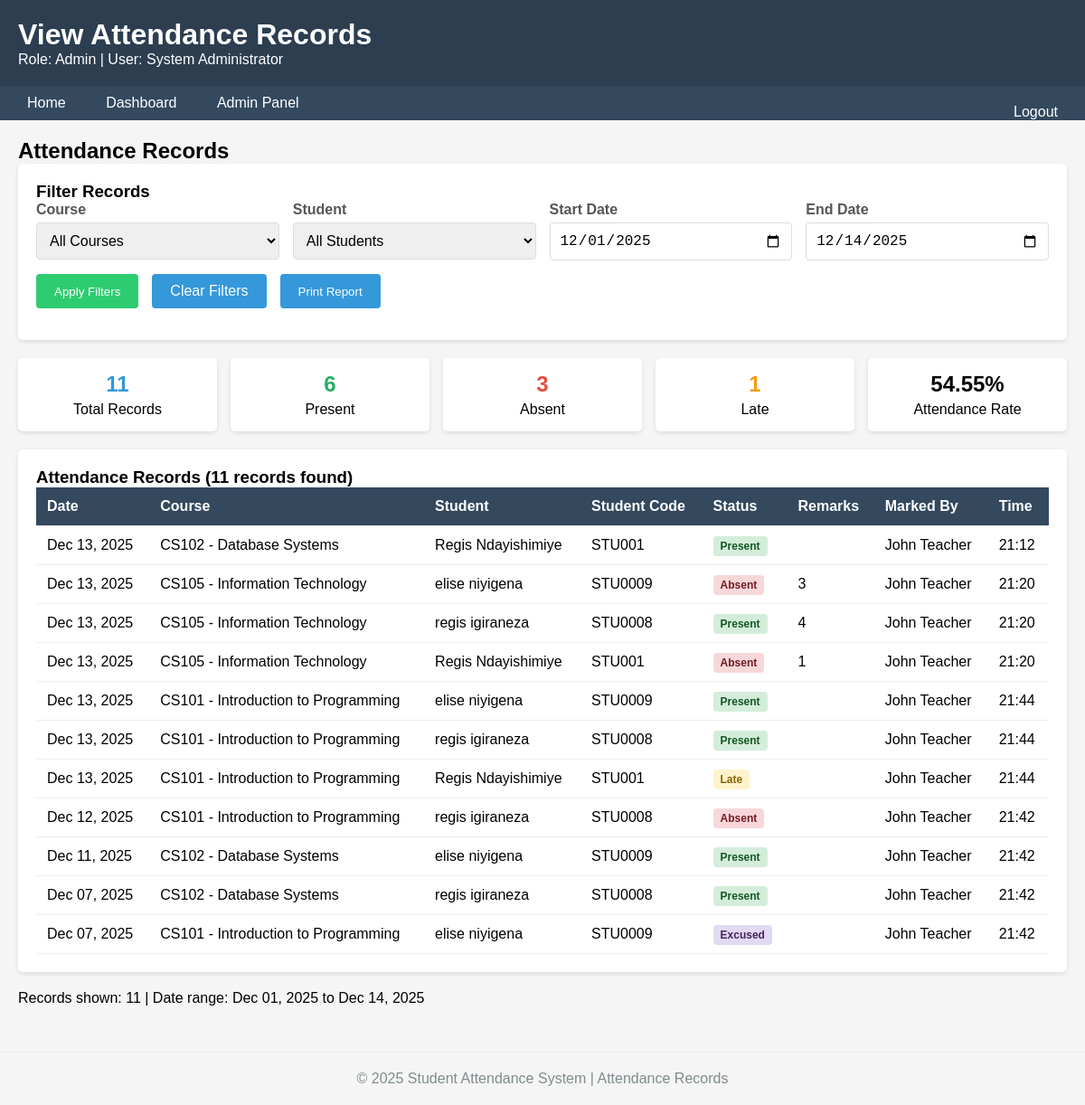
The app's page /view_attendance.php (signed in) with its own data.
### tables this page shows
CREATE TABLE `attendance` (
  `attendance_id` int(11) NOT NULL,
  `student_id` int(11) NOT NULL,
  `course_id` int(11) NOT NULL,
  `attendance_date` date NOT NULL,
  `status` enum('present','absent','late','excused') NOT NULL,
  `marked_by` int(11) DEFAULT NULL,
  `remarks` text DEFAULT NULL,
  `marked_at` timestamp NOT NULL DEFAULT current_timestamp()
);

CREATE TABLE `courses` (
  `course_id` int(11) NOT NULL,
  `course_code` varchar(20) NOT NULL,
  `course_name` varchar(200) NOT NULL,
  `teacher_id` int(11) DEFAULT NULL,
  `schedule_day` varchar(20) DEFAULT NULL,
  `schedule_time` time DEFAULT NULL,
  `created_at` timestamp NOT NULL DEFAULT current_timestamp()
);

CREATE TABLE `users` (
  `id` int(11) NOT NULL,
  `username` varchar(50) NOT NULL,
  `email` varchar(100) NOT NULL,
  `password` varchar(255) NOT NULL,
  `role` enum('admin','teacher','student') NOT NULL,
  `full_name` varchar(100) NOT NULL,
  `created_at` timestamp NOT NULL DEFAULT current_timestamp()
);

CREATE TABLE `students` (
  `student_id` int(11) NOT NULL,
  `user_id` int(11) DEFAULT NULL,
  `student_code` varchar(20) NOT NULL,
  `department` varchar(100) DEFAULT NULL,
  `year_of_study` int(11) DEFAULT NULL,
  `phone` varchar(20) DEFAULT NULL
);

### view_attendance.php (the view, shortened to what this page needs)
<?php
$conn = db_connect();
$role = $_SESSION['role'];
$start_date = $_GET['start_date'] ?? date('Y-m-01');
$end_date = $_GET['end_date'] ?? date('Y-m-d');
$attendance_records = [];
$summary = [];
$sql = "SELECT a.*,
               c.course_code, c.course_name,
               s.student_code,
               u_student.full_name as student_name,
               u_teacher.full_name as teacher_name
        FROM attendance a
        JOIN courses c ON a.course_id = c.course_id
        JOIN students s ON a.student_id = s.student_id
        JOIN users u_student ON s.user_id = u_student.id
        JOIN users u_teacher ON a.marked_by = u_teacher.id
        WHERE 1=1";
$params = [];
if (!empty($start_date)) {
    $sql .= " AND a.attendance_date >= :start_date";
    $params[':start_date'] = $start_date;
}
if (!empty($end_date)) {
    $sql .= " AND a.attendance_date <= :end_date";
    $params[':end_date'] = $end_date;
}
$sql .= " ORDER BY a.attendance_date DESC, c.course_name, u_student.full_name";
try {
    $stmt = $conn->prepare($sql);
    foreach ($params as $key => $value) {
        $stmt->bindValue($key, $value);
    }
    $stmt->execute();
    $attendance_records = $stmt->fetchAll();
} catch (PDOException $e) {
    $error = "Error loading attendance records: " . $e->getMessage();
}
if (!empty($attendance_records)) {
    $total = count($attendance_records);
    $present = 0;
    $absent = 0;
    $late = 0;
    $excused = 0;
    foreach ($attendance_records as $record) {
        switch ($record['status']) {
            case 'present': $present++; break;
            case 'absent': $absent++; break;
            case 'late': $late++; break;
            case 'excused': $excused++; break;
        }
    }
    $summary = [
        'total' => $total,
        'present' => $present,
        'absent' => $absent,
        'late' => $late,
        'excused' => $excused,
        'attendance_rate' => $total > 0 ? round(($present / $total) * 100, 2) : 0
    ];
}
?>
<!DOCTYPE html>
<html>
<head>
</head>
<body>
    <div class="header">
        <h1>View Attendance Records</h1>
        <p>Role: <?php echo ucfirst($role); ?> | User: <?php echo htmlspecialchars($_SESSION['full_name']); ?></p>
    </div>
    <div class="nav">
        <a href="index.php">Home</a>
        <a href="dashboard.php">Dashboard</a>
        <?php if ($role == 'admin'): ?>
            <a href="admin.php">Admin Panel</a>
        <?php elseif ($role == 'teacher'): ?>
            <a href="teacher.php">Teacher Panel</a>
            <a href="mark_attendance.php">Mark Attendance</a>
            <a href="view_attendance.php" style="background:#1abc9c;">View Attendance</a>
        <?php elseif ($role == 'student'): ?>
            <a href="student.php">Student Panel</a>
            <a href="view_attendance.php" style="background:#1abc9c;">My Attendance</a>
        <?php endif; ?>
        <a href="logout.php" style="float:right;">Logout</a>
    </div>
    <div class="container">
        <h2>Attendance Records</h2>
        <div class="filter-section">
            <h3>Filter Records</h3>
            <form method="GET" action="">
                <div class="form-row">
                    <?php if ($role == 'admin' || $role == 'teacher'): ?>
                        <div class="form-group">
                            <label for="course_id">Course</label>
                            <select id="course_id" name="course_id">
                                <option value="">All Courses</option>
                            </select>
                        </div>
                    <?php endif; ?>
                    <?php if ($role == 'admin'): ?>
                        <div class="form-group">
                            <label for="student_id">Student</label>
                            <select id="student_id" name="student_id">
                                <option value="">All Students</option>
                            </select>
                        </div>
                    <?php endif; ?>
                    <div class="form-group">
                        <label for="start_date">Start Date</label>
                        <input type="date" id="start_date" name="start_date" value="<?php echo htmlspecialchars($start_date); ?>">
                    </div>
                    <div class="form-group">
                        <label for="end_date">End Date</label>
                        <input type="date" id="end_date" name="end_date" value="<?php echo htmlspecialchars($end_date); ?>">
                    </div>
                </div>
                <div class="form-row">
                    <button type="submit" class="btn btn-success">Apply Filters</button>
                    <a href="view_attendance.php" class="btn">Clear Filters</a>
                    <?php if (!empty($attendance_records)): ?>
                        <button type="button" onclick="printReport()" class="btn">Print Report</button>
                    <?php endif; ?>
                </div>
            </form>
        </div>
        <?php if (!empty($attendance_records)): ?>
            <div class="summary-cards">
                <div class="summary-card">
                    <div class="summary-number total"><?php echo $summary['total']; ?></div>
                    <div>Total Records</div>
                </div>
                <div class="summary-card">
                    <div class="summary-number present"><?php echo $summary['present']; ?></div>
                    <div>Present</div>
                </div>
                <div class="summary-card">
                    <div class="summary-number absent"><?php echo $summary['absent']; ?></div>
                    <div>Absent</div>
                </div>
                <div class="summary-card">
                    <div class="summary-number late"><?php echo $summary['late']; ?></div>
                    <div>Late</div>
                </div>
                <div class="summary-card">
                    <div class="summary-number"><?php echo $summary['attendance_rate']; ?>%</div>
                    <div>Attendance Rate</div>
                </div>
            </div>
            <div class="table-container">
                <h3>Attendance Records (<?php echo count($attendance_records); ?> records found)</h3>
                <table class="table">
                    <thead>
                        <tr>
                            <th>Date</th>
                            <th>Course</th>
                            <th>Student</th>
                            <th>Student Code</th>
                            <th>Status</th>
                            <th>Remarks</th>
                            <th>Marked By</th>
                            <th>Time</th>
                        </tr>
                    </thead>
                    <tbody>
                        <?php foreach ($attendance_records as $record):
                            $status_class = 'status-' . $record['status'];
                        ?>
                        <tr>
                            <td><?php echo date('M d, Y', strtotime($record['attendance_date'])); ?></td>
                            <td><?php echo htmlspecialchars($record['course_code'] . ' - ' . $record['course_name']); ?></td>
                            <td><?php echo htmlspecialchars($record['student_name']); ?></td>
                            <td><?php echo htmlspecialchars($record['student_code']); ?></td>
                            <td><span class="status <?php echo $status_class; ?>"><?php echo ucfirst($record['status']); ?></span></td>
                            <td><?php echo htmlspecialchars($record['remarks'] ?? ''); ?></td>
                            <td><?php echo htmlspecialchars($record['teacher_name']); ?></td>
                            <td><?php echo date('H:i', strtotime($record['marked_at'])); ?></td>
                        </tr>
                        <?php endforeach; ?>
                    </tbody>
                </table>
            </div>
            <div class="export-buttons">
                <p>Records shown: <?php echo count($attendance_records); ?> |
                   Date range: <?php echo date('M d, Y', strtotime($start_date)); ?> to <?php echo date('M d, Y', strtotime($end_date)); ?></p>
            </div>
        <?php endif; ?>
    </div>
    <div class="footer">
        <p>© 2025 Student Attendance System | Attendance Records</p>
    </div>
</body>
</html>

### view_attendance.php (style rules this page uses)
* { margin: 0; padding: 0; box-sizing: border-box; }
body { font-family: Arial, sans-serif; background: #f5f5f5; }
.header { background: #2c3e50; color: white; padding: 20px; }
.nav { background: #34495e; padding: 10px; }
.nav a { color: white; text-decoration: none; padding: 10px 15px; margin: 0 5px; border-radius: 4px; }
.container { max-width: 1400px; margin: 0 auto; padding: 20px; }
.filter-section { background: white; padding: 20px; border-radius: 5px; margin-bottom: 20px; box-shadow: 0 2px 5px rgba(0,0,0,0.1); }
.form-row { display: flex; flex-wrap: wrap; gap: 15px; margin-bottom: 15px; }
.form-group { flex: 1; min-width: 200px; }
label { display: block; margin-bottom: 5px; color: #555; font-weight: bold; }
input, select { width: 100%; padding: 10px; border: 1px solid #ddd; border-radius: 4px; font-size: 16px; }
.btn { background: #3498db; color: white; border: none; padding: 10px 20px; border-radius: 4px; cursor: pointer; text-decoration: none; display: inline-block; }
.btn-success { background: #2ecc71; }
.summary-cards { display: grid; grid-template-columns: repeat(auto-fit, minmax(150px, 1fr)); gap: 15px; margin-bottom: 20px; }
.summary-card { background: white; padding: 15px; border-radius: 5px; text-align: center; box-shadow: 0 2px 5px rgba(0,0,0,0.1); }
.summary-number { font-size: 24px; font-weight: bold; margin-bottom: 5px; }
.present { color: #27ae60; }
.absent { color: #e74c3c; }
.late { color: #f39c12; }
.total { color: #3498db; }
.table-container { background: white; padding: 20px; border-radius: 5px; box-shadow: 0 2px 5px rgba(0,0,0,0.1); overflow-x: auto; }
.table { width: 100%; border-collapse: collapse; }
.table th, .table td { padding: 12px; text-align: left; border-bottom: 1px solid #eee; }
.table th { background: #34495e; color: white; position: sticky; top: 0; }
.status { padding: 4px 8px; border-radius: 4px; font-size: 12px; font-weight: bold; }
.status-present { background: #d4edda; color: #155724; }
.status-absent { background: #f8d7da; color: #721c24; }
.status-late { background: #fff3cd; color: #856404; }
.status-excused { background: #e2d9f3; color: #4a235a; }
.export-buttons { margin-top: 20px; }
.footer { text-align: center; padding: 20px; margin-top: 30px; color: #7f8c8d; border-top: 1px solid #eee; }

### records on screen
attendance: attendance_date "Dec 13, 2025", course.course_name "CS102 - Database Systems", users.full_name "Regis Ndayishimiye", student.student_code "STU001", status "Present", marked_by.full_name "John Teacher", marked_at "21:12"
attendance: attendance_date "Dec 13, 2025", course.course_name "CS105 - Information Technology", users.full_name "elise niyigena", student.student_code "STU0009", status "Absent", remarks "3", marked_by.full_name "John Teacher", marked_at "21:20"
attendance: attendance_date "Dec 13, 2025", course.course_name "CS105 - Information Technology", users.full_name "regis igiraneza", student.student_code "STU0008", status "Present", remarks "4", marked_by.full_name "John Teacher", marked_at "21:20"
attendance: attendance_date "Dec 13, 2025", course.course_name "CS105 - Information Technology", users.full_name "Regis Ndayishimiye", student.student_code "STU001", status "Absent", remarks "1", marked_by.full_name "John Teacher", marked_at "21:20"
attendance: attendance_date "Dec 13, 2025", course.course_name "CS101 - Introduction to Programming", users.full_name "elise niyigena", student.student_code "STU0009", status "Present", marked_by.full_name "John Teacher", marked_at "21:44"
attendance: attendance_date "Dec 13, 2025", course.course_name "CS101 - Introduction to Programming", users.full_name "regis igiraneza", student.student_code "STU0008", status "Present", marked_by.full_name "John Teacher", marked_at "21:44"
attendance: attendance_date "Dec 13, 2025", course.course_name "CS101 - Introduction to Programming", users.full_name "Regis Ndayishimiye", student.student_code "STU001", status "Late", marked_by.full_name "John Teacher", marked_at "21:44"
attendance: attendance_date "Dec 12, 2025", course.course_name "CS101 - Introduction to Programming", users.full_name "regis igiraneza", student.student_code "STU0008", status "Absent", marked_by.full_name "John Teacher", marked_at "21:42"
attendance: attendance_date "Dec 11, 2025", course.course_name "CS102 - Database Systems", users.full_name "elise niyigena", student.student_code "STU0009", status "Present", marked_by.full_name "John Teacher", marked_at "21:42"
attendance: attendance_date "Dec 07, 2025", course.course_name "CS102 - Database Systems", users.full_name "regis igiraneza", student.student_code "STU0008", status "Present", marked_by.full_name "John Teacher", marked_at "21:42"
attendance: attendance_date "Dec 07, 2025", course.course_name "CS101 - Introduction to Programming", users.full_name "elise niyigena", student.student_code "STU0009", status "Excused", marked_by.full_name "John Teacher", marked_at "21:42"

### other values on screen
$role "Admin"
$_SESSION['full_name'] "System Administrator"
$summary['total'] "11"
$summary['present'] "6"
$summary['absent'] "3"
$summary['late'] "1"
$summary['attendance_rate'] "54.55"
count($attendance_records) "11"
